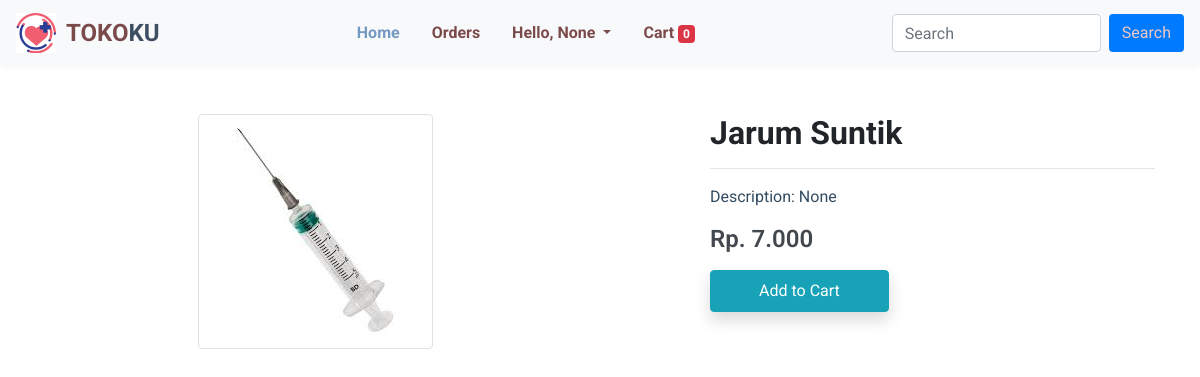
/product-detail/34, run on the app's committed database.
### store/models/product.py (models this page shows, shortened)
class Product(models.Model):
    name = models.CharField(max_length=50)
    price = models.IntegerField(default=0)
    category = models.ForeignKey(Category, on_delete=models.CASCADE, default=1)
    description = models.CharField(max_length=200, default='', blank=True, null=True)
    image = models.ImageField(upload_to='upload/products/')

### store/views.py (the view, shortened to what this page needs)
# urls.py: path('product-detail/<int:pk>',views.productdetail,name='product-detail'),
def productdetail(request, pk):
    totalitem = 0
    product = get_object_or_404(Product, pk=pk)
    item_already_in_cart = False
    username = None
    product.price = "{:,.0f}".format(int(product.price)).replace(",", ".")
    data = {
        'product': product,
        'item_already_in_cart': item_already_in_cart,
        'username': username,  # Pastikan username selalu didefinisikan
        'totalitem': totalitem
    }
    return render(request, 'productdetail.html', data)

### store/templates/productdetail.html (shortened to what this page needs)
{% extends 'base.html' %} {% block title %} Product Detail {% endblock title %} {% block content %}
<div class="container my-5">
  <div class="row">
    <div class="col-sm-6 text-center align-self-center">
      <img src="{{ product.image.url }}" alt="{{ product.name }}" class="img-fluid img-thumbnail" style="max-height: 400px; object-fit: cover" />
    </div>
    <div class="col-sm-5 offset-sm-1">
      <h2 style="font-weight: 700; font-size: 2rem">{{ product.name }}</h2>
      <hr />
      <p style="font-size: 1rem; color: #324b61">Description: {{ product.description }}</p>
      <h4 style="font-weight: 600; font-size: 1.5rem; color: #42484e">Rp. {{ product.price }}</h4>
      {% if request.session %} {% if item_already_in_cart %}
      <a href="/show_cart" class="btn btn-warning shadow px-5 py-2 mt-3">Go to Cart</a>
      {% else %}
      <form action="/add_to_cart" method="POST" class="mt-3">
        <button type="submit" class="btn btn-info shadow px-5 py-2">Add to Cart</button>
      </form>
      {% endif %} {% endif %}
    </div>
  </div>
</div>
{% endblock %}

### store/templates/base.html (style rules this page uses)
:root { --navbar-bg-color: #f8f9fa; --navbar-text-color: #7b4a4a; --navbar-link-hover-color: #7f9ab8; --navbar-link-active-color: #7399c2; --navbar-shadow: 0 4px 6px -4px rgba(156, 112, 112, 0.1); --search-btn-bg-color: #007bff; --search-btn-text-color: #efc7c7; --font-family: "Roboto", sans-serif; }
body { font-family: var(--font-family); }

### data on the page
Product: image (picture), name "Jarum Suntik", description "None", price "7.000"

### other printed values
{{ username }} "None"
{{ totalitem }} "0"
